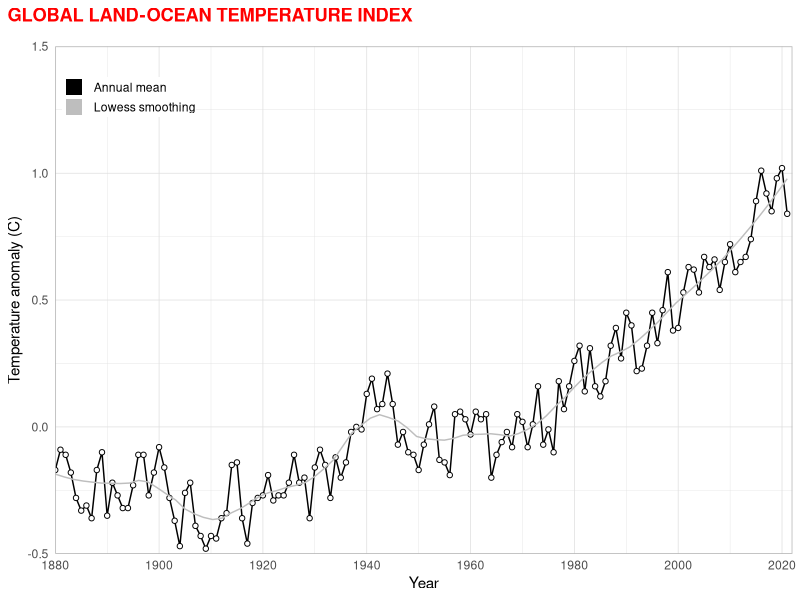
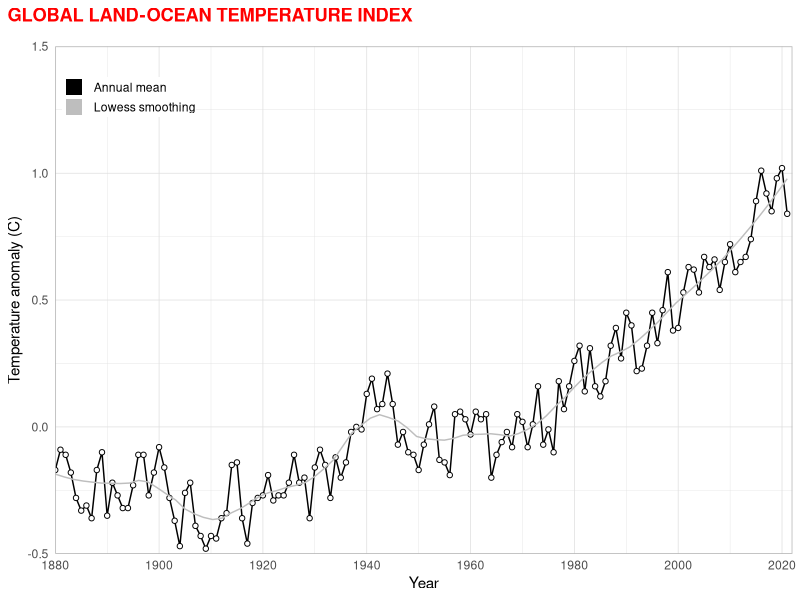

Write the R code that produced these figures, in order.
library(tidyverse)

read_csv("data/GLB.Ts+dSST.csv", skip = 1, na = "***") %>% 
  select(year = Year, t_diff = `J-D`) %>%
  ggplot(aes(x=year, y=t_diff)) +
  geom_line(aes(color = "1"), size = 0.5,show.legend = F) +
  geom_point(fill = "white", aes(color = "1"), shape = 21, show.legend = T) +
  geom_smooth(se=F, aes(color = "2"), size=0.5, span=0.25, show.legend = F) +
  scale_x_continuous(breaks = seq(1880, 2023, 20), expand = c(0,0)) +
  scale_y_continuous(limits = c(-0.5, 1.5), expand = c(0, 0)) +
  scale_color_manual(name=NULL,
                     breaks = c(1,2),
                     values = c("black", "gray"),
                     labels = c("Annual mean", "Lowess smoothing"),
                     guide = guide_legend(override.aes = list(shape=15, size=5)))+
  labs(
    x = "Year",
    y = "Temperature anomaly (C)",
    title = "GLOBAL LAND-OCEAN TEMPERATURE INDEX",
    substitle = "Data source: NASA's Goddard Institute for Space Studies (GISS)"
  ) +
  theme_light() +
  theme(
    axis.ticks = element_blank(),
    plot.title.position = "plot",
    plot.title = element_text(margin = margin(b=15), color = "red", face = "bold"),
    plot.subtitle = element_text(size = 8, margin = margin(b=8)),
    legend.position = c(0.1, 0.9),
    legend.title = element_text(size=0),
    legend.key.height = unit(10, "pt"),
    legend.margin = margin(0,0,0,0)
  )

ggsave("figures/temperature_index_plot.png", width = 6, height = 4)
